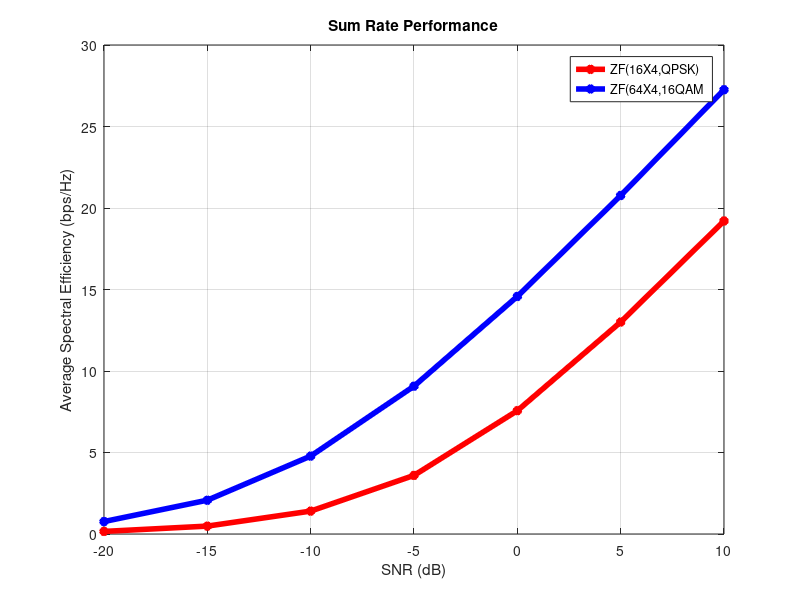
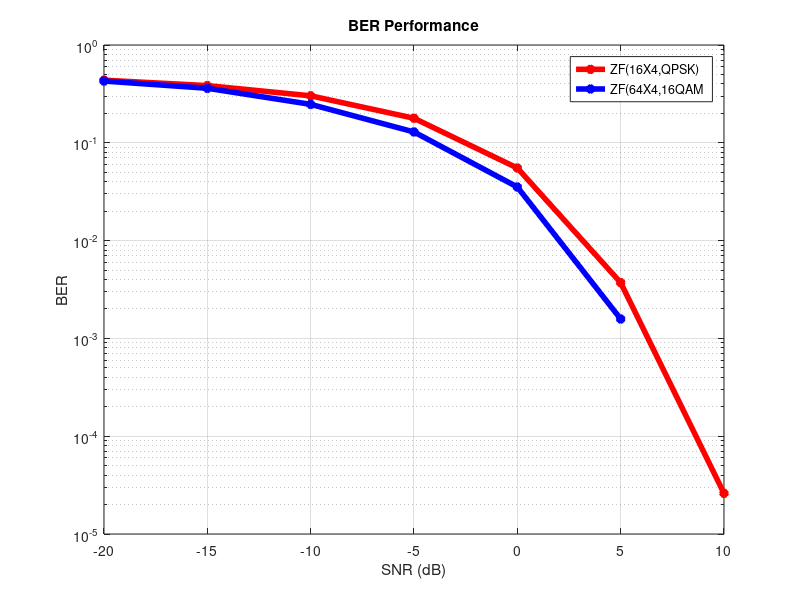

Here is the MATLAB script that generated these plots, in order:
ber_test=[0.428007812500000,0.361048177083333,0.247285156250000,0.129072265625000,0.0353222656250000,0.00157877604166667,0];
cap_test=[0.763668640165298,2.07421048663744,4.78059578143717,9.06992875650547,14.5764284998078,20.7681051523560,27.2544732233913];
ber_ref=[0.436809895833333,0.384277343750000,0.302350260416667,0.178274739583333,0.0552408854166667,0.00371744791666667,2.60416666666667e-05];

cap_ref=[0.157870495885438,0.484335012338227,1.40490456780333,3.59556717965744,7.56545037542098,13.0040168999592,19.2039258627348];

snr = -20:5:10;

plot(snr, cap_ref, 'r-*','LineWidth',4);
hold on
plot(snr, cap_test, 'b-*','LineWidth',4);
title('Sum Rate Performance')
legend('ZF(16X4,QPSK)','ZF(64X4,16QAM')
ylabel('Average Spectral Efficiency (bps/Hz)')
xlabel('SNR (dB)')
grid on
figure
semilogy(snr, ber_ref, 'r-*','LineWidth',4);
hold on
semilogy(snr, ber_test, 'b-*','LineWidth',4);
title('BER Performance')
legend('ZF(16X4,QPSK)','ZF(64X4,16QAM')
ylabel('BER')
xlabel('SNR (dB)')
grid on